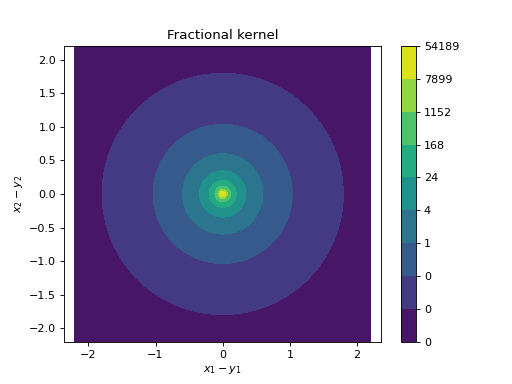

Recreate this plot in Python.
import matplotlib.pyplot as plt
from time import time

######################################################################
# Get a fractional kernel
from PyNucleus import kernelFactory

# show available options
kernelFactory.print()

from numpy import inf
kernelFracInf = kernelFactory('fractional', dim=2, s=0.75, horizon=inf)

print(kernelFracInf)
plt.figure().gca().set_title('Fractional kernel')
kernelFracInf.plot()
